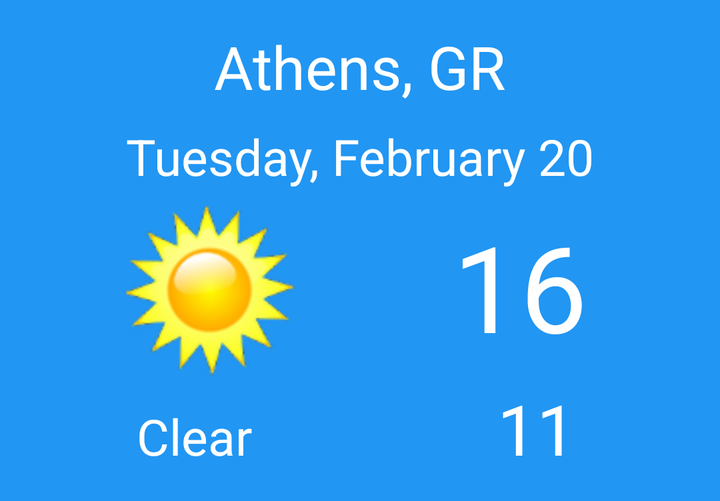
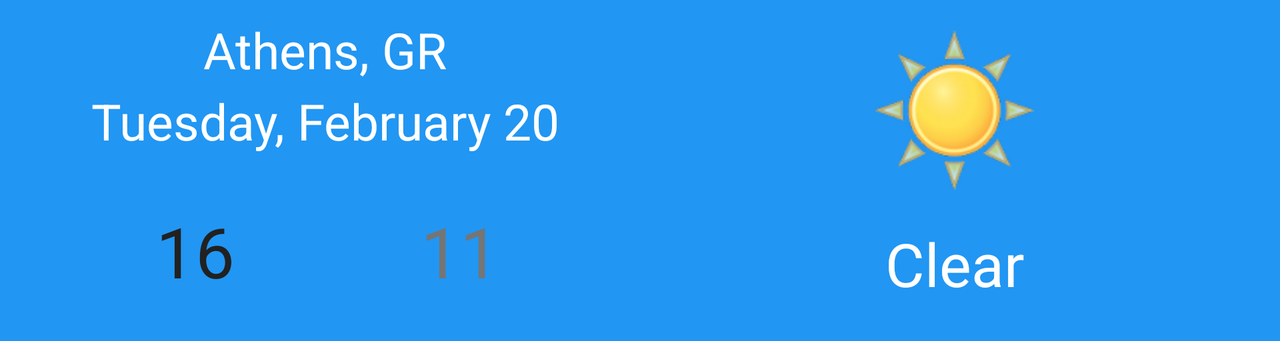

An Android layout and its configuration variant, each rendered on a device that would load it. The default file and the variant file are quoted in full after the pictures.
<!-- AndroidManifest.xml: application theme AppTheme -->
<!-- res/layout/forecast_list_item_for_today.xml -->
<?xml version="1.0" encoding="utf-8"?>
<android.support.constraint.ConstraintLayout xmlns:android="http://schemas.android.com/apk/res/android"
    xmlns:app="http://schemas.android.com/apk/res-auto"
    xmlns:tools="http://schemas.android.com/tools"
    android:layout_width="match_parent"
    android:layout_height="wrap_content"
    android:background="@color/primary"
    tools:layout_editor_absoluteY="81dp"
    android:padding="5dp">

    <TextView
        android:id="@+id/tv_query_title"
        style="@style/WeatherListItemForToday_City"
        android:layout_width="wrap_content"
        android:layout_height="wrap_content"
        android:layout_marginEnd="8dp"
        android:layout_marginStart="8dp"
        android:layout_marginTop="8dp"
        app:layout_constraintEnd_toEndOf="parent"
        app:layout_constraintStart_toStartOf="parent"
        app:layout_constraintTop_toTopOf="parent"
        tools:text="Athens, GR" />

    <TextView
        android:id="@+id/tv_date"
        style="@style/WeatherListItemForToday_Date"
        android:layout_width="wrap_content"
        android:layout_height="wrap_content"
        android:layout_marginEnd="8dp"
        android:layout_marginStart="8dp"
        android:layout_marginTop="8dp"
        app:layout_constraintEnd_toEndOf="parent"
        app:layout_constraintStart_toStartOf="parent"
        app:layout_constraintTop_toBottomOf="@+id/tv_query_title"
        tools:text="Tuesday, February 20" />

    <ImageView
        android:id="@+id/img_weather"
        style="@style/WeatherListItemForToday_Img"
        android:layout_width="85dp"
        android:layout_height="85dp"
        android:layout_marginEnd="8dp"
        android:layout_marginStart="8dp"
        android:layout_marginTop="8dp"
        android:contentDescription="@string/forecast_list_item_imageview_description"
        app:layout_constraintEnd_toEndOf="parent"
        app:layout_constraintHorizontal_bias="0.2"
        app:layout_constraintStart_toStartOf="parent"
        app:layout_constraintTop_toBottomOf="@+id/tv_date"
        tools:src="@drawable/sunny" />

    <TextView
        android:id="@+id/tv_weather"
        style="@style/WeatherListItemForToday_Date"
        android:layout_width="wrap_content"
        android:layout_height="30dp"
        android:layout_marginEnd="8dp"
        android:layout_marginStart="8dp"
        app:layout_constraintBaseline_toBaselineOf="@+id/tv_temp_low"
        app:layout_constraintEnd_toEndOf="parent"
        app:layout_constraintHorizontal_bias="0.2"
        app:layout_constraintStart_toStartOf="parent"
        tools:text="Clear" />

    <TextView
        android:id="@+id/tv_temp_high"
        style="@style/WeatherListItemForToday_High_Temp"
        android:layout_width="wrap_content"
        android:layout_height="wrap_content"
        android:layout_marginEnd="8dp"
        android:layout_marginStart="8dp"
        android:layout_marginTop="8dp"
        app:layout_constraintEnd_toEndOf="parent"
        app:layout_constraintHorizontal_bias="0.8"
        app:layout_constraintStart_toStartOf="parent"
        app:layout_constraintTop_toBottomOf="@+id/tv_date"
        tools:text="16" />

    <TextView
        android:id="@+id/tv_temp_low"
        style="@style/WeatherListItemForToday_Low_Temp"
        android:layout_width="wrap_content"
        android:layout_height="wrap_content"
        android:layout_marginBottom="8dp"
        android:layout_marginEnd="8dp"
        android:layout_marginStart="8dp"
        android:layout_marginTop="8dp"
        app:layout_constraintBottom_toBottomOf="parent"
        app:layout_constraintEnd_toEndOf="parent"
        app:layout_constraintHorizontal_bias="0.8"
        app:layout_constraintStart_toStartOf="parent"
        app:layout_constraintTop_toBottomOf="@+id/tv_temp_high"
        tools:text="11" />
</android.support.constraint.ConstraintLayout>
<!-- resources referenced by this layout -->
<resources>
  <color name="primary">#2196F3</color>
  <!-- drawable sunny: png bitmap (drawable-hdpi, 5596 bytes) -->
  <string name="forecast_list_item_imageview_description">This image mirrors the weather condition.</string>
  <style name="WeatherListItemForToday_City" parent="WeatherListItemForToday">
          <item name="android:textSize">30sp</item>
      </style>
  <style name="WeatherListItemForToday_Date" parent="WeatherListItemForToday">
          <item name="android:textSize">25sp</item>
      </style>
  <style name="WeatherListItemForToday_High_Temp" parent="WeatherListItemForToday">
          <item name="android:textSize">60sp</item>
      </style>
  <style name="WeatherListItemForToday_Img">
          <item name="android:width">100dp</item>
          <item name="android:height">100dp</item>
      </style>
  <style name="WeatherListItemForToday_Low_Temp" parent="WeatherListItemForToday">
          <item name="android:textSize">35sp</item>
      </style>
  <style name="AppTheme" parent="Theme.AppCompat.Light.DarkActionBar">
          
          <item name="colorPrimary">@color/primary</item>
          <item name="colorPrimaryDark">@color/primary_dark</item>
          <item name="colorAccent">@color/accent</item>
      </style>
  <style name="WeatherListItemForToday">
          <item name="android:textColor">@android:color/white</item>
      </style>
  <color name="primary_dark">#1976D2</color>
  <color name="accent">#9E9E9E</color>
</resources>
<!-- res/layout-land/forecast_list_item_for_today.xml (the repository's variant of the layout above) -->
<!-- drawn on the phone turned sideways -->
<?xml version="1.0" encoding="utf-8"?>
<android.support.constraint.ConstraintLayout xmlns:android="http://schemas.android.com/apk/res/android"
    xmlns:app="http://schemas.android.com/apk/res-auto"
    xmlns:tools="http://schemas.android.com/tools"
    android:layout_width="match_parent"
    android:layout_height="wrap_content"
    android:background="@color/primary"
    android:padding="5dp"
    tools:layout_editor_absoluteY="73dp">

    <TextView
        android:id="@+id/tv_query_title"
        style="@style/WeatherListItemForToday_Date"
        android:layout_width="wrap_content"
        android:layout_height="wrap_content"
        android:layout_marginEnd="8dp"
        android:layout_marginStart="8dp"
        android:layout_marginTop="3dp"
        app:layout_constraintEnd_toStartOf="@+id/guideline8"
        app:layout_constraintStart_toStartOf="parent"
        app:layout_constraintTop_toTopOf="parent"
        tools:text="Athens, GR" />

    <TextView
        android:id="@+id/tv_date"
        style="@style/WeatherListItemForToday_Date"
        android:layout_width="wrap_content"
        android:layout_height="wrap_content"
        android:layout_marginBottom="8dp"
        android:layout_marginEnd="8dp"
        android:layout_marginStart="8dp"
        android:layout_marginTop="2dp"
        app:layout_constraintBottom_toTopOf="@+id/guideline9"
        app:layout_constraintEnd_toStartOf="@+id/guideline8"
        app:layout_constraintStart_toStartOf="parent"
        app:layout_constraintTop_toBottomOf="@+id/tv_query_title"
        tools:text="Tuesday, February 20" />

    <ImageView
        android:id="@+id/img_weather"
        style="@style/WeatherListItemForToday_Img"
        android:layout_width="85dp"
        android:layout_height="85dp"
        android:layout_marginEnd="8dp"
        android:layout_marginStart="8dp"
        android:layout_marginTop="8dp"
        android:contentDescription="@string/forecast_list_item_imageview_description"
        app:layout_constraintEnd_toEndOf="parent"
        app:layout_constraintStart_toStartOf="@+id/guideline8"
        app:layout_constraintTop_toTopOf="parent"
        tools:src="@drawable/sun" />

    <TextView
        android:id="@+id/tv_weather"
        style="@style/WeatherListItemForToday_City"
        android:layout_width="wrap_content"
        android:layout_height="wrap_content"
        android:layout_marginBottom="8dp"
        android:layout_marginEnd="8dp"
        android:layout_marginStart="8dp"
        android:layout_marginTop="8dp"
        app:layout_constraintBottom_toBottomOf="parent"
        app:layout_constraintEnd_toEndOf="parent"
        app:layout_constraintStart_toStartOf="@+id/guideline8"
        app:layout_constraintTop_toBottomOf="@+id/img_weather"
        tools:text="Clear" />

    <TextView
        android:id="@+id/tv_temp_high"
        style="@style/WeatherListItemForToday_Low_Temp"
        android:layout_width="wrap_content"
        android:layout_height="wrap_content"
        android:layout_marginEnd="8dp"
        android:layout_marginStart="8dp"
        android:textColor="@color/primary_text"
        app:layout_constraintBaseline_toBaselineOf="@+id/tv_temp_low"
        app:layout_constraintEnd_toStartOf="@+id/guideline8"
        app:layout_constraintHorizontal_bias="0.25"
        app:layout_constraintStart_toStartOf="parent"
        tools:text="16" />

    <TextView
        android:id="@+id/tv_temp_low"
        style="@style/WeatherListItemForToday_Low_Temp"
        android:layout_width="wrap_content"
        android:layout_height="wrap_content"
        android:layout_marginBottom="8dp"
        android:textColor="@color/secondary_text"
        android:layout_marginEnd="8dp"
        android:layout_marginStart="8dp"
        android:layout_marginTop="8dp"
        app:layout_constraintBottom_toBottomOf="parent"
        app:layout_constraintEnd_toStartOf="@+id/guideline8"
        app:layout_constraintHorizontal_bias="0.76"
        app:layout_constraintStart_toStartOf="parent"
        app:layout_constraintTop_toTopOf="@+id/guideline9"
        tools:text="11" />

    <android.support.constraint.Guideline
        android:id="@+id/guideline8"
        android:layout_width="wrap_content"
        android:layout_height="wrap_content"
        android:orientation="vertical"
        app:layout_constraintGuide_percent="0.5" />

    <android.support.constraint.Guideline
        android:id="@+id/guideline9"
        android:layout_width="wrap_content"
        android:layout_height="wrap_content"
        android:orientation="horizontal"
        app:layout_constraintGuide_percent="0.5" />
</android.support.constraint.ConstraintLayout>
<!-- resources referenced by the variant -->
<!-- as the phone turned sideways resolves them -->
<resources>
  <!-- from res/values-land/ -->
  <color name="primary">#2196F3</color>
  <!-- from res/values-land/ -->
  <color name="primary_text">#212121</color>
  <!-- from res/values-land/ -->
  <color name="secondary_text">#757575</color>
  <!-- drawable sun: png bitmap (drawable-hdpi, 5258 bytes) -->
  <string name="forecast_list_item_imageview_description">This image mirrors the weather condition.</string>
  <!-- from res/values-land/ -->
  <style name="WeatherListItemForToday_City" parent="WeatherListItemForToday">
          <item name="android:textSize">30sp</item>
      </style>
  <!-- from res/values-land/ -->
  <style name="WeatherListItemForToday_Date" parent="WeatherListItemForToday">
          <item name="android:textSize">25sp</item>
      </style>
  <!-- from res/values-land/ -->
  <style name="WeatherListItemForToday_Img">
          <item name="android:width">100dp</item>
          <item name="android:height">100dp</item>
      </style>
  <!-- from res/values-land/ -->
  <style name="WeatherListItemForToday_Low_Temp" parent="WeatherListItemForToday">
          <item name="android:textSize">35sp</item>
      </style>
  <!-- from res/values-land/ -->
  <style name="AppTheme" parent="Theme.AppCompat.Light.DarkActionBar">
          
          <item name="colorPrimary">@color/primary</item>
          <item name="colorPrimaryDark">@color/primary_dark</item>
          <item name="colorAccent">@color/accent</item>
          
          <item name="preferenceTheme">@style/PreferenceThemeOverlay</item>
      </style>
  <!-- from res/values-land/ -->
  <style name="WeatherListItemForToday">
          <item name="android:textColor">@android:color/white</item>
      </style>
  <!-- from res/values-land/ -->
  <color name="primary_dark">#1976D2</color>
  <!-- from res/values-land/ -->
  <color name="accent">#9E9E9E</color>
</resources>
